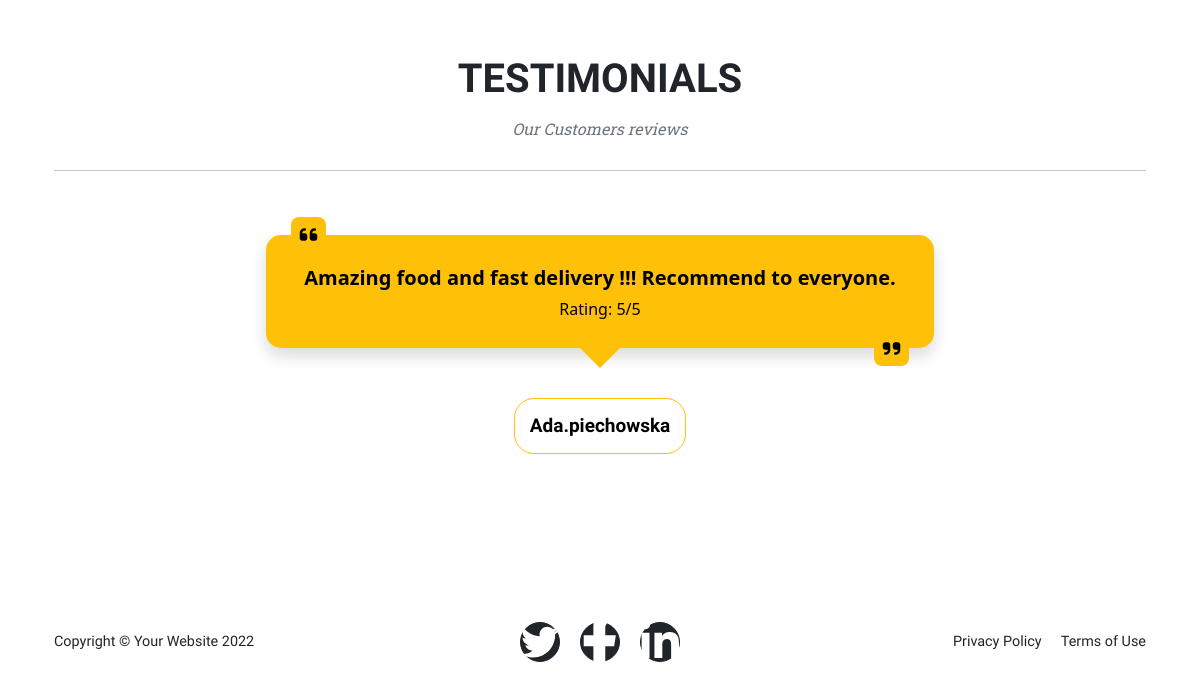
The app's page / (lower part), older data.
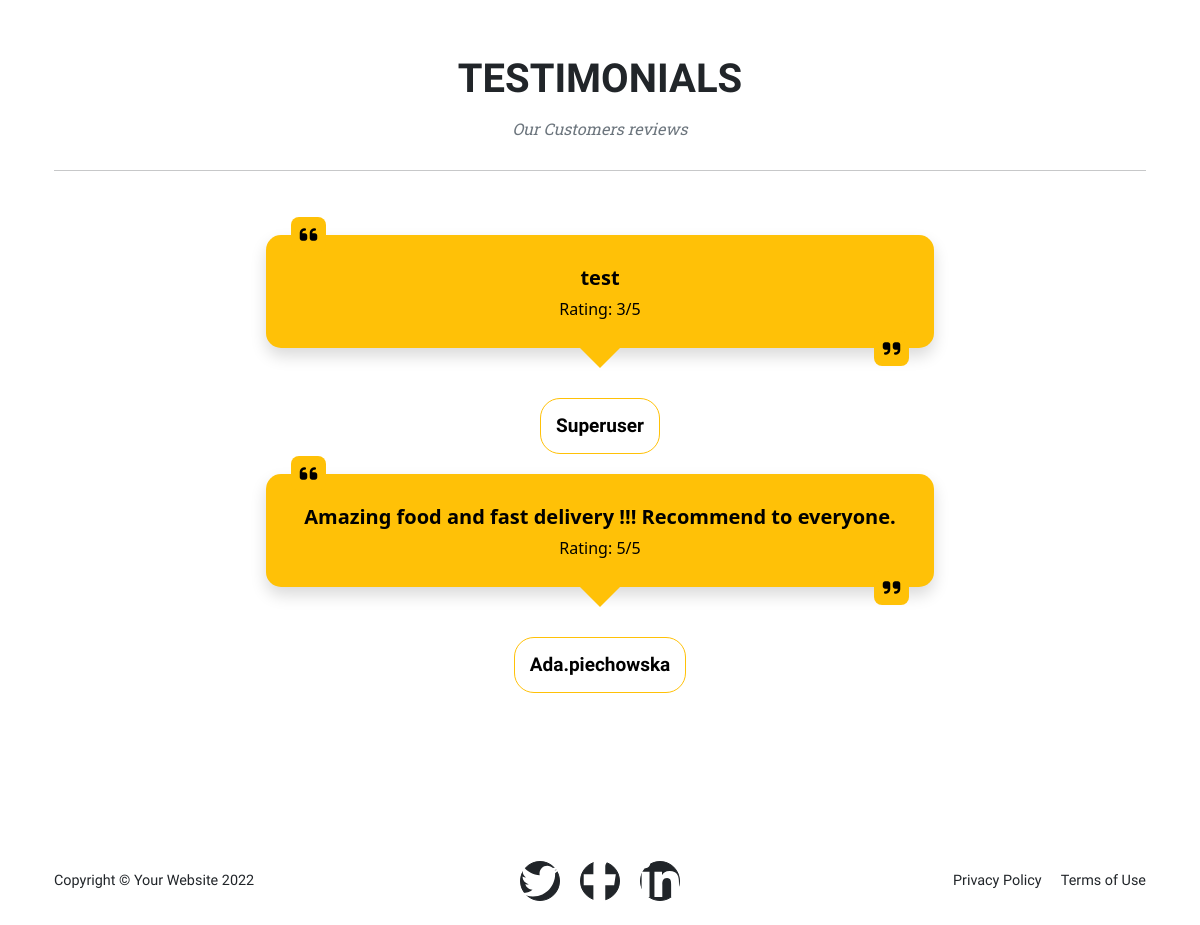
The same page, newer data.
### home/models.py (models this page shows, shortened)
class Reviews(models.Model):
    user = models.ForeignKey(User, on_delete=models.CASCADE)
    comment = models.TextField()
    rating = models.IntegerField(default=5, validators=[MinValueValidator(1), MaxValueValidator(5)])
    created_on = models.DateTimeField(auto_now_add=True)
    class Meta:
        ordering = ['-created_on']

### home/views.py (the view)
# urls.py: path('', views.index, name='home'),
def index(request):
    reviews = Reviews.objects.all()
    context = {
        'reviews': reviews
    }
    return render(request, 'home/index.html', context)

### bag/context.py (called while the page is built, shortened)
def bag_contents(request):
    bag_items = []
    total = 0
    product_count = 0
    bag = request.session.get('bag', {})
    if total < settings.FREE_DELIVERY_THRESHOLD:
        delivery = total * Decimal(settings.STANDARD_DELIVERY_PERCENTAGE / 100)
        free_delivery_delta = settings.FREE_DELIVERY_THRESHOLD - total
    else:
        delivery = 0
        free_delivery_delta = 0
    grand_total = delivery + total
    context = {
        'bag_items': bag_items,
        'total': total,
        'product_count': product_count,
        'delivery': delivery,
        'free_delivery_delta': free_delivery_delta,
        'free_delivery_threshold': settings.FREE_DELIVERY_THRESHOLD,
        'grand_total': grand_total,
    }
    return context

### home/templates/home/index.html (shortened to what this page needs)
{% extends "base.html" %}
{% load static %}
{% block extra_css %}
<link rel="stylesheet" href="{% static 'reviews/css/reviews.css' %}">
{% endblock %}
{% block content%}
<section class="page-section">
    <div class="container text-center">
        <h2 class="section-heading text-uppercase">Testimonials</h2>
        <h3 class="section-subheading text-muted">Our Customers reviews</h3>
        <hr>
        <div class="container">
            <div class="row d-flex justify-content-center">
                <div class="col-md-offset-2 col-md-8">
                    <div id="testimonial-slider" class="owl-carousel mt-5">
                        {% for review in reviews %}
                        <div class="testimonial">
                            <div class="testimonial-content">
                                <p class="description shadow">
                                    <strong>{{ review.comment }}</strong>
                                    <span class="d-flex align-items-end justify-content-center fs-6 ">Rating:
                                        {{ review.rating }}/5</span>
                                </p>
                            </div>
                            <div class="testimonial-profile">
                                <h3 class="title">
                                    {{ review.user.username }}
                                </h3>
                            </div>
                        </div>
                        {% endfor %}
                    </div>
                </div>
            </div>
        </div>
    </div>
</section>
{% endblock%}

Row changes from the older to the newer data that the page shows:
added Reviews: comment "test", rating "3", user.username "Superuser"
